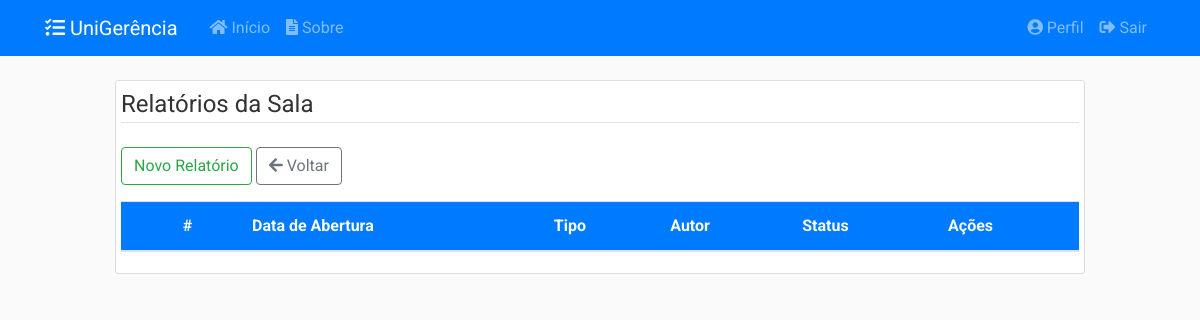
The app's page /salas/4/relatorios (signed in), older data.
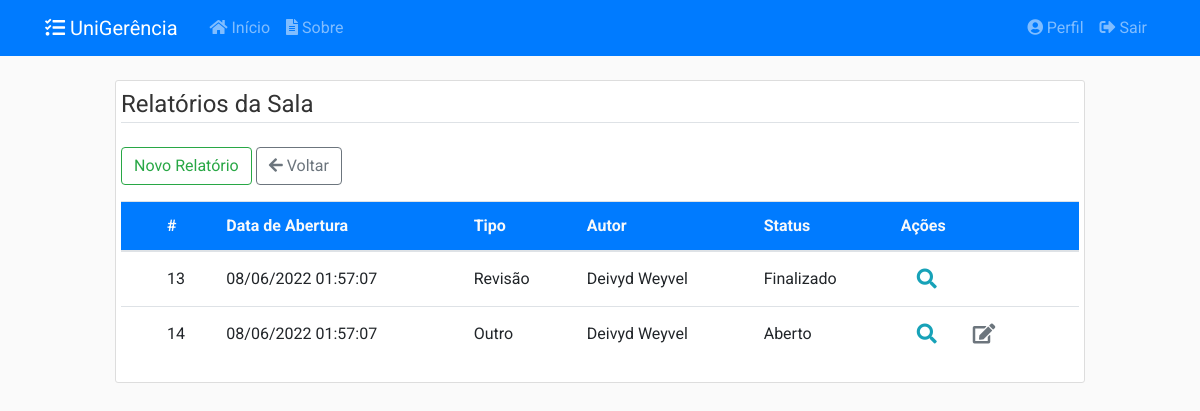
The same page, newer data.
### app/models/relatorios.py (models this page shows, shortened)
class Relatorio(db.Model):
    __tablename__ = 'relatorios'
    __table_args__ = {'extend_existing': True}
    id = db.Column(db.Integer, primary_key=True)
    tipo_relatorio = db.Column(db.Enum(TipoRelatorio))
    conteudo = db.Column(db.Text, nullable=False)
    manutencao = db.Column(db.Boolean, nullable=False, default=False)
    detalhes = db.Column(db.Text, nullable=False)
    status = db.Column(db.Enum(Status), server_default='ABERTO')
    data_abertura = db.Column(db.DateTime, nullable=False,
                              default=datetime.now().astimezone(fuso_horario))
    data_atualizacao = db.Column(db.DateTime, nullable=True)
    data_finalizacao = db.Column(db.DateTime, nullable=True)
    ativo = db.Column(db.Boolean, nullable=False, default=True)
    usuario_id = db.Column(db.Integer, db.ForeignKey('usuarios.id'),
                           nullable=False)
    tipo = db.Column(db.String(50)) # discriminador
    __mapper_args__ = {
        'polymorphic_identity': 'RELATORIO',
        'polymorphic_on': tipo
    }

class RelatorioSala(Relatorio):
    __tablename__ = 'relatorios_sala'
    id = db.Column(db.Integer, db.ForeignKey('relatorios.id'), primary_key=True)
    reforma = db.Column(db.Boolean, nullable=False, default=False)
    __mapper_args__ = {
        'polymorphic_identity': 'SALA'
    }
    sala_id = db.Column(db.Integer, db.ForeignKey('salas.id'),
                           nullable=True)
    sala = db.relationship('Sala', back_populates='relatorios')
    def recuperar_tudo_sala(sala):
        return RelatorioSala.query.filter_by(
            sala_id=sala.id).filter_by(ativo=True).all()

class Relatorio(db.Model):
    __tablename__ = 'relatorios'
    __table_args__ = {'extend_existing': True}
    id = db.Column(db.Integer, primary_key=True)
    tipo_relatorio = db.Column(db.Enum(TipoRelatorio))
    conteudo = db.Column(db.Text, nullable=False)
    manutencao = db.Column(db.Boolean, nullable=False, default=False)
    detalhes = db.Column(db.Text, nullable=False)
    status = db.Column(db.Enum(Status), server_default='ABERTO')
    data_abertura = db.Column(db.DateTime, nullable=False,
                              default=datetime.now().astimezone(fuso_horario))
    data_atualizacao = db.Column(db.DateTime, nullable=True)
    data_finalizacao = db.Column(db.DateTime, nullable=True)
    ativo = db.Column(db.Boolean, nullable=False, default=True)
    usuario_id = db.Column(db.Integer, db.ForeignKey('usuarios.id'),
                           nullable=False)
    tipo = db.Column(db.String(50)) # discriminador
    __mapper_args__ = {
        'polymorphic_identity': 'RELATORIO',
        'polymorphic_on': tipo
    }

### app/models/usuarios.py (models this page shows, shortened)
class Usuario(db.Model, UserMixin):
    __tablename__ = 'usuarios'
    __table_args__ = {'extend_existing': True}
    id = db.Column(db.Integer, primary_key=True)
    nome = db.Column(db.String(100), nullable=False)
    identificacao = db.Column(db.String(20), unique=True, nullable=False)
    email = db.Column(db.String(100), unique=True, nullable=False)
    senha = db.Column(db.String(60), nullable=False)
    data_cadastro = db.Column(db.DateTime, nullable=False,
                              default=datetime.now().astimezone(fuso_horario))
    data_atualizacao = db.Column(db.DateTime, nullable=True)
    tipo = db.Column(db.Enum(TipoUsuario), nullable=False)
    ativo = db.Column(db.Boolean, nullable=False, default=True)
    imagem_perfil = db.Column(db.String(20), nullable=False,
                              default='default.jpg')
    posts = db.relationship('Post', backref='autor',
                            foreign_keys='Post.usuario_id', lazy=True)
    recipiente = db.relationship('Post', backref='destinatario',
                                 foreign_keys='Post.destinatario_id', lazy=True)
    solicitacoes = db.relationship('Solicitacao', backref='autor', lazy=True)
    relatorios = db.relationship('Relatorio', backref='autor', lazy=True)
    def verificar_admin(self):
        if self.tipo.name == 'ADMIN':
            return True
        else:
            return False

### app/controllers/salas.py (the view)
@salas.route("/<int:sala_id>/relatorios", methods=['GET', 'POST'])
@login_required
@admin_required
def relatorios(sala_id):
    sala = Sala.recuperar_id(sala_id)
    relatorios = RelatorioSala.recuperar_tudo_sala(sala)
    return render_template('salas/relatorios.html',
                           title='Relatórios da Sala',
                           legend='Relatórios da Sala',
                           relatorios=relatorios, sala_id=sala_id)

### app/models/salas.py (called while the page is built)
    def recuperar_id(sala_id):
        return Sala.query.filter_by(id=sala_id).filter_by(ativo=True).first_or_404()

### app/models/usuarios.py (called while the page is built)
@login_manager.user_loader
def load_user(user_id):
    return Usuario.query.get(int(user_id))

def admin_required(f):
    @wraps(f)
    def wrap(*args, **kwargs):
        if Usuario.verificar_admin(current_user):
            return f(*args, **kwargs)
        else:
            flash('Você não tem autorização para acessar esta página.', 'danger')
        return redirect(url_for('principal.inicio'))
    return wrap

### app/templates/salas/relatorios.html
{% extends "layout.html" %}
{% block inicio %}
<div class="content-section">
    <form method="POST" action="">
        <fieldset class="form-group">
            <legend class="border-bottom mb-2">Relatórios da Sala</legend>
        </fieldset>
        <div class="form-group mb-3">
            <a class="btn btn-outline-success" href="{{ url_for('salas.novo_relatorio', sala_id=sala_id) }}">Novo Relatório</a>
            <a class="btn btn-outline-secondary" href="{{ url_for('principal.inicio', tab=4) }}"><i class="fas fa-arrow-left"></i> Voltar</a>
        </div>
    </form>
    {% include 'salas/tabela/relatorios.html' %}
</div>
{% endblock inicio %}

### app/templates/salas/tabela/relatorios.html (shortened to what this page needs)
<table id="table-relatorios-eqp" class="table display dt-responsive nowrap table-hover table-responsive-md" style="width:100%;height:100%">
    <thead>
    <tr class="bg-primary text-light">
        <th class="align-middle"></th>
        <th class="align-middle">#</th>
        <th class="align-middle">Data de Abertura</th>
        <th class="align-middle">Tipo</th>
        <th class="align-middle">Autor</th>
        <th class="align-middle">Status</th>
        <th class="align-middle">Ações</th>
    </tr>
    </thead>
    <tbody>
        {% for relatorio in relatorios %}
        <tr>
            <td class="align-middle"></td>
            <td class="align-middle">{{ relatorio.id }}</td>
            <td class="align-middle">{{ relatorio.data_abertura.strftime('%d/%m/%Y %H:%M:%S') }}</td>
            <td class="align-middle">{{ relatorio.tipo_relatorio.value }}</td>
            <td class="align-middle">{{ relatorio.autor.nome }}</td>
            <td class="align-middle">{{ relatorio.status.value }}</td>
            <td class="align-middle">
                <a class="btn-lg btn-outline-info" href="#" data-toggle="modal" data-target="#visualizarRelatorio{{ relatorio.id }}"><i class="fas fa-search"></i></a>
                {% if relatorio.status.name == 'ABERTO' %}
                <a class="btn-lg btn-outline-secondary" href="{{ url_for('salas.atualiza_relatorio', sala_id=sala_id,relatorio_id=relatorio.id) }}"><i class="fas fa-edit"></i></a>
                {% endif %}
            </td>
        </tr>
        {% endfor %}
    </tbody>
</table>

Row changes from the older to the newer data that the page shows:
added RelatorioSala: id "13", data_abertura "08/06/2022 01:57:07", tipo_relatorio.value "Revisão", autor.nome "Deivyd Weyvel", status.value "Finalizado"
added RelatorioSala: id "14", data_abertura "08/06/2022 01:57:07", tipo_relatorio.value "Outro", autor.nome "Deivyd Weyvel", status.value "Aberto"
